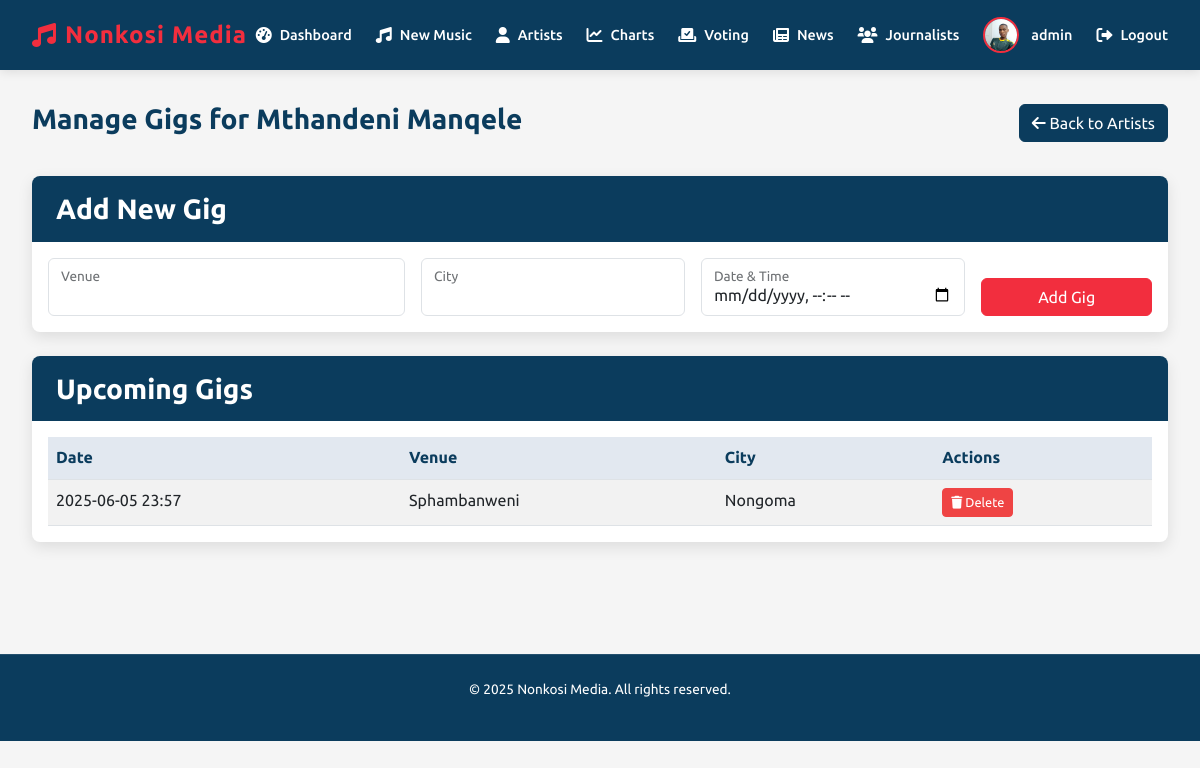
The page /admin/artist/2/gigs (signed in) on the database as committed earlier.
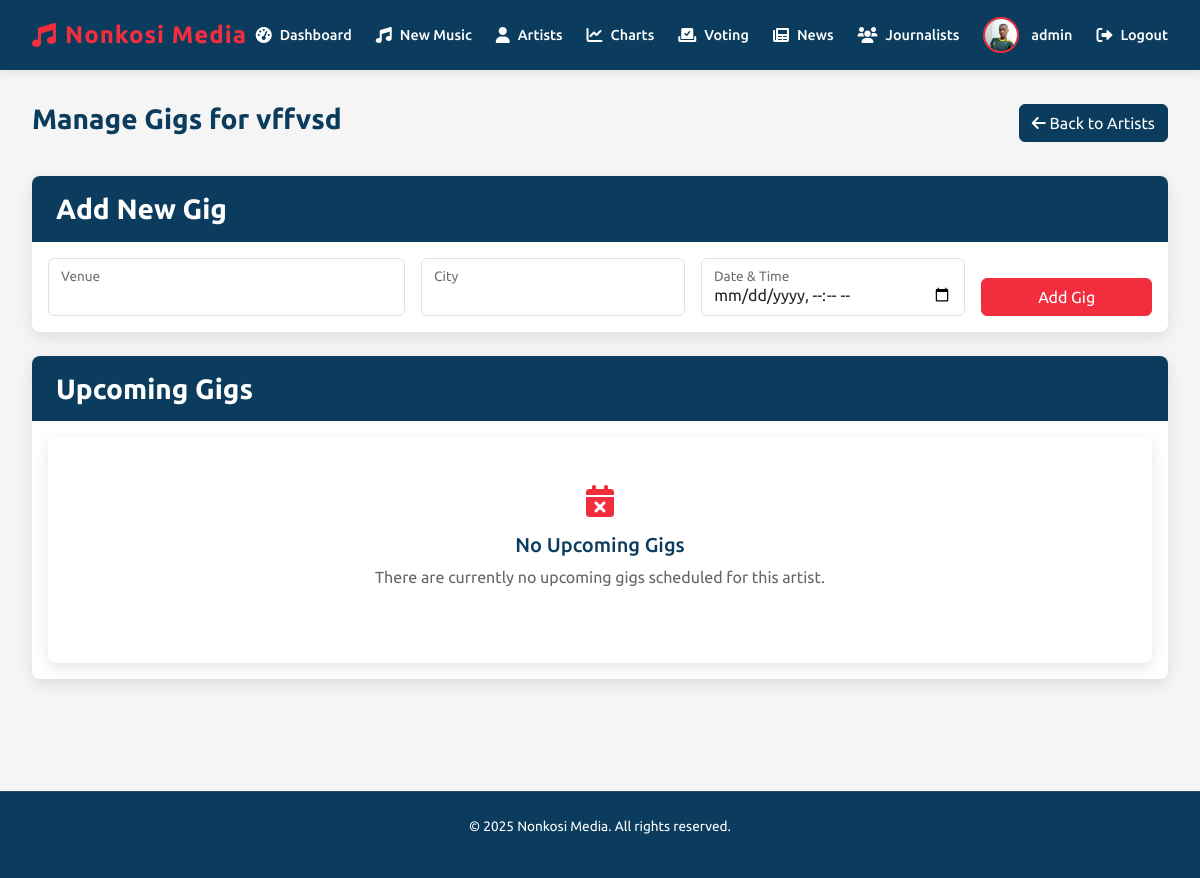
The same page on the database as committed later.
### app.py (models this page shows)
class Artist(db.Model):
    id = db.Column(db.Integer, primary_key=True)
    name = db.Column(db.String(100), nullable=False)
    bio = db.Column(db.Text, nullable=False)
    image = db.Column(db.String(20), nullable=False, default='artist_default.jpg')
    social_media = db.Column(db.JSON)
    songs = db.relationship('Song', backref='artist', lazy=True)
    gigs = db.relationship('Gig', backref='artist', lazy=True)

class Gig(db.Model):
    id = db.Column(db.Integer, primary_key=True)
    venue = db.Column(db.String(200), nullable=False)
    date = db.Column(db.DateTime, nullable=False)
    city = db.Column(db.String(100), nullable=False)
    artist_id = db.Column(db.Integer, db.ForeignKey('artist.id'), nullable=False)

### app.py (the view)
@app.route('/admin/artist/<int:artist_id>/gigs')
@login_required
def manage_gigs(artist_id):
    if current_user.role != 'admin':
        flash('You are not authorized to access this page', 'error')
        return redirect(url_for('home'))
    artist = Artist.query.get_or_404(artist_id)
    gigs = Gig.query.filter_by(artist_id=artist_id).order_by(Gig.date).all()
    return render_template('manage_gigs.html', artist=artist, gigs=gigs)

### app.py (called while the page is built)
@login_manager.user_loader
def load_user(user_id):
    return User.query.get(int(user_id))

@app.context_processor
def inject_datetime():
    return {'datetime': datetime}

### templates/manage_gigs.html (shortened to what the changed rows need)
<!DOCTYPE html>
<html lang="en">
<head>
  <link rel="stylesheet" href="https://cdnjs.cloudflare.com/ajax/libs/font-awesome/6.0.0/css/all.min.css">
  <link href="https://cdn.jsdelivr.net/npm/bootstrap@5.3.0/dist/css/bootstrap.min.css" rel="stylesheet">
</head>
<body>
  <main class="container">
    <div class="page-header">
      <h1 class="page-title">Manage Gigs for {{ artist.name }}</h1>
      <a href="{{ url_for('manage_artists') }}" class="btn btn-secondary">
        <i class="fas fa-arrow-left"></i> Back to Artists
      </a>
    </div>
    <div class="card">
      <div class="card-body">
        {% if gigs %}
        <div class="table-responsive">
          <table class="table table-striped">
            <thead>
              <tr>
                <th>Date</th>
                <th>Venue</th>
                <th>City</th>
                <th>Actions</th>
              </tr>
            </thead>
            <tbody>
              {% for gig in gigs %}
              <tr>
                <td>{{ gig.date.strftime('%Y-%m-%d %H:%M') }}</td>
                <td>{{ gig.venue }}</td>
                <td>{{ gig.city }}</td>
                <td>
                  <button class="btn btn-sm btn-danger delete-gig" data-id="{{ gig.id }}">
                    <i class="fas fa-trash"></i> Delete
                  </button>
                </td>
              </tr>
              {% endfor %}
            </tbody>
          </table>
        </div>
        {% else %}
        <div class="empty-state">
          <i class="fas fa-calendar-times"></i>
          <h3>No Upcoming Gigs</h3>
          <p>There are currently no upcoming gigs scheduled for this artist.</p>
        </div>
        {% endif %}
      </div>
    </div>
  </main>
</body>
</html>

Rows that differ between the two databases and show on the page:
removed Gig: date "2025-06-05 23:57", venue "Sphambanweni", city "Nongoma"
changed Artist: name "Mthandeni Manqele" → "vffvsd"
Other text that changed with them:
text no longer shown: "Date Venue City Actions"
text now shown: "No Upcoming Gigs There are currently no upcoming gigs scheduled for this artist."
